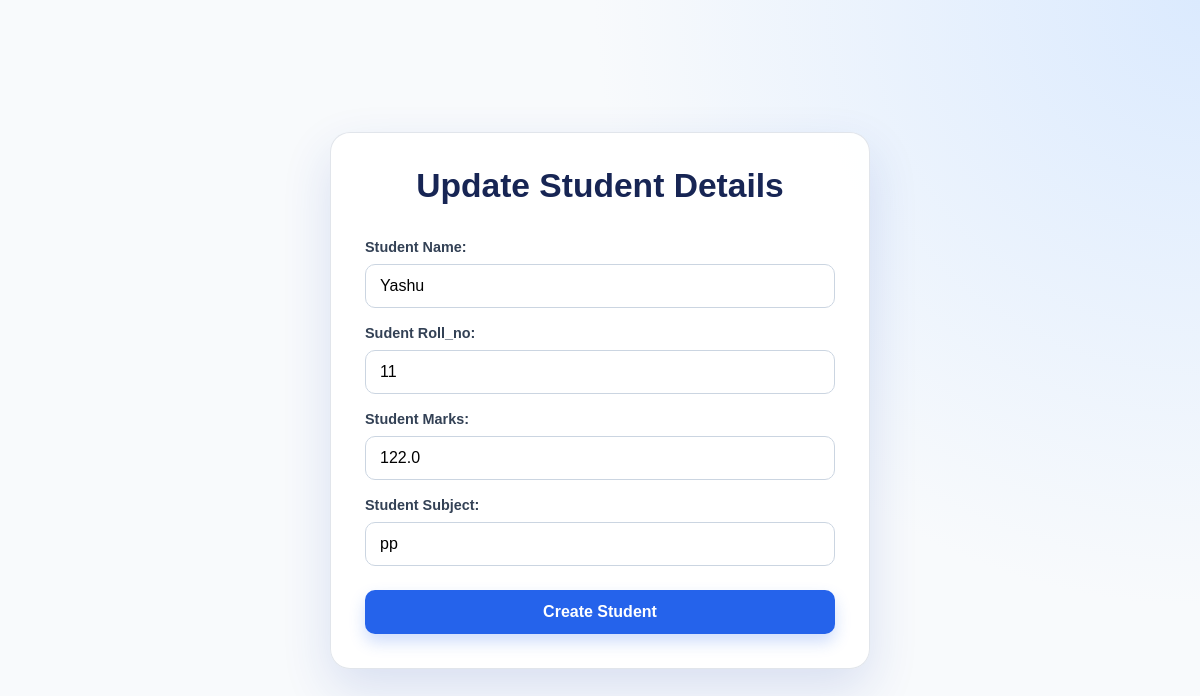
/update/2/, run on an earlier commit of the app's database.
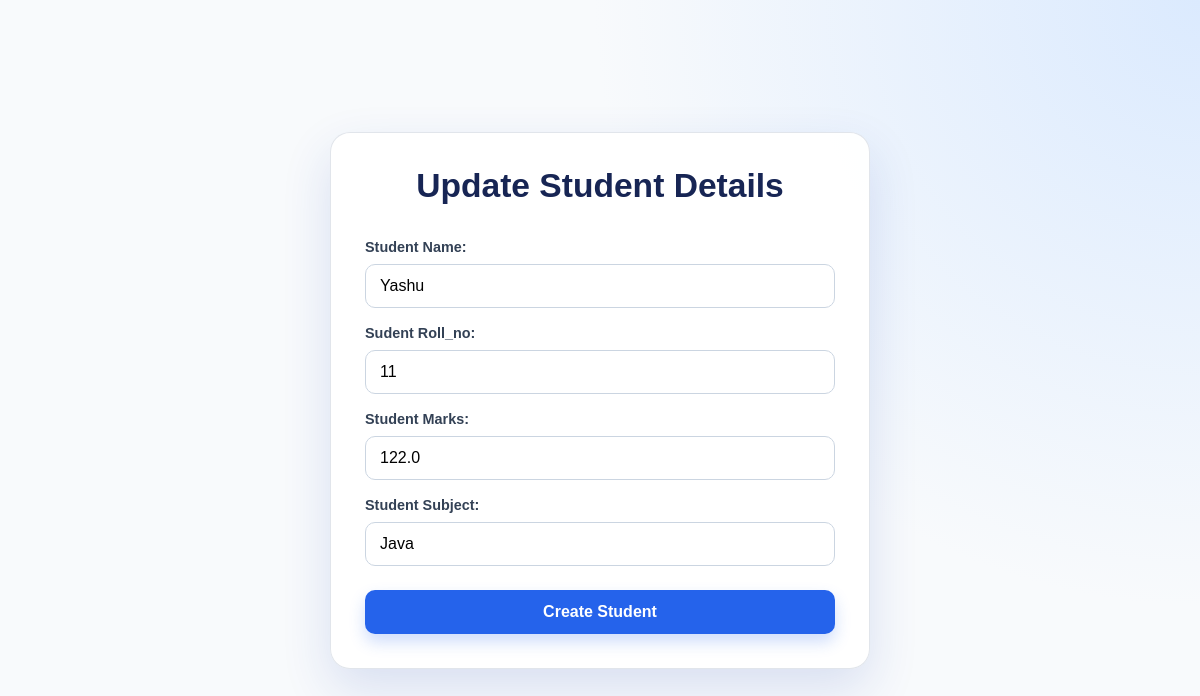
And on a later commit of the database.
### student/models.py (models this page shows, shortened)
class Student(models.Model):
    name = models.CharField(max_length=50)
    roll_no = models.IntegerField(unique=True)
    marks = models.FloatField()
    subject = models.CharField(max_length=100)

### student/views.py (the view, shortened to what this page needs)
# urls.py: path('update/<int:student_id>/',views.update,name = 'update'),
def update(request,student_id):
    try:
        student = Student.objects.get(id = student_id)
    except Student.DoesNotExist:
        return HttpResponse('<h1>Not Found<h1>')
    context = {"student":student,'op':"update"}
    return render(request,'update.html',context)

### student/templates/update.html (shortened to what this page needs)
{% extends 'base.html' %}
{% load static %}
{% block head %}
<link rel="stylesheet" href="{% static 'css/update.css' %}">
{% endblock head %}
{% block content %}
<section class="update-page">
    <div class="main update-card">
        <h1>Update Student Details</h1>
        <div class="form">
            {% include 'partials/forms.html' %}
        </div>
    </div>
</section>
{% endblock content %}

### student/templates/partials/forms.html (shortened to what this page needs)
<form action="" method="post">
    <label for="">Student Name:</label>
    <input type="text" name="name" id="" placeholder="Enter student name" value="{{ student.name }}">
    <label for="">Sudent Roll_no:</label>
    <input type="number" name="roll_no" id="" placeholder="Enter Student Roll-No" value="{{ student.roll_no }}">
    <label for="">Student Marks: </label>
    <input type="number" name="marks"  placeholder="Enter Student Marks" id="" value="{{ student.marks}}">
    <label for="">Student Subject:</label>
    <input type="text" placeholder="Student Subject" name="subject" id="" value="{{ student.subject }}">
    <button type="submit"> Create Student </button>
</form>

What changed in the data, as far as the page shows it:
changed Student "Yashu": subject "pp" → "Java"
